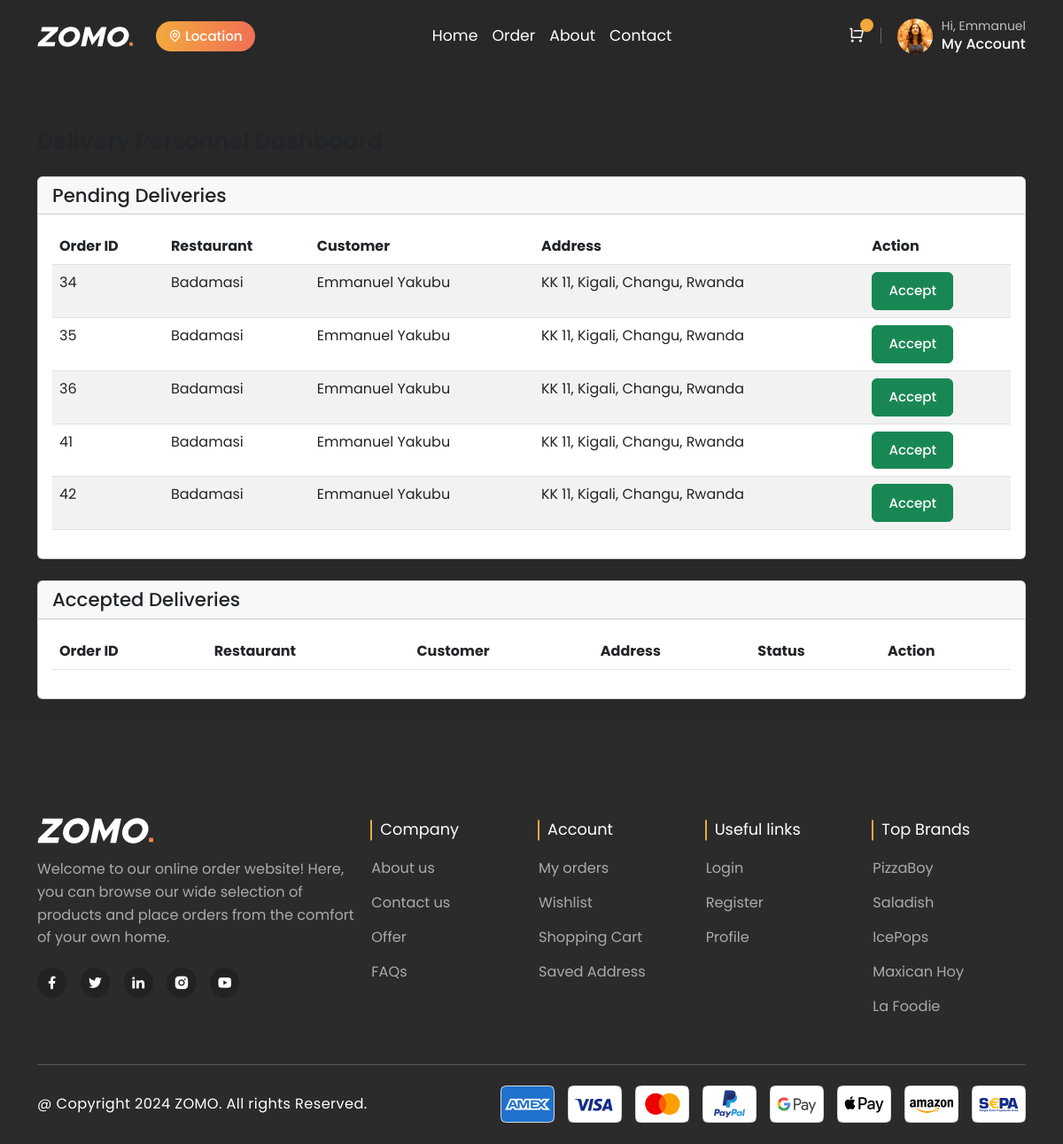
The app's page /delivery/ (signed in), older data.
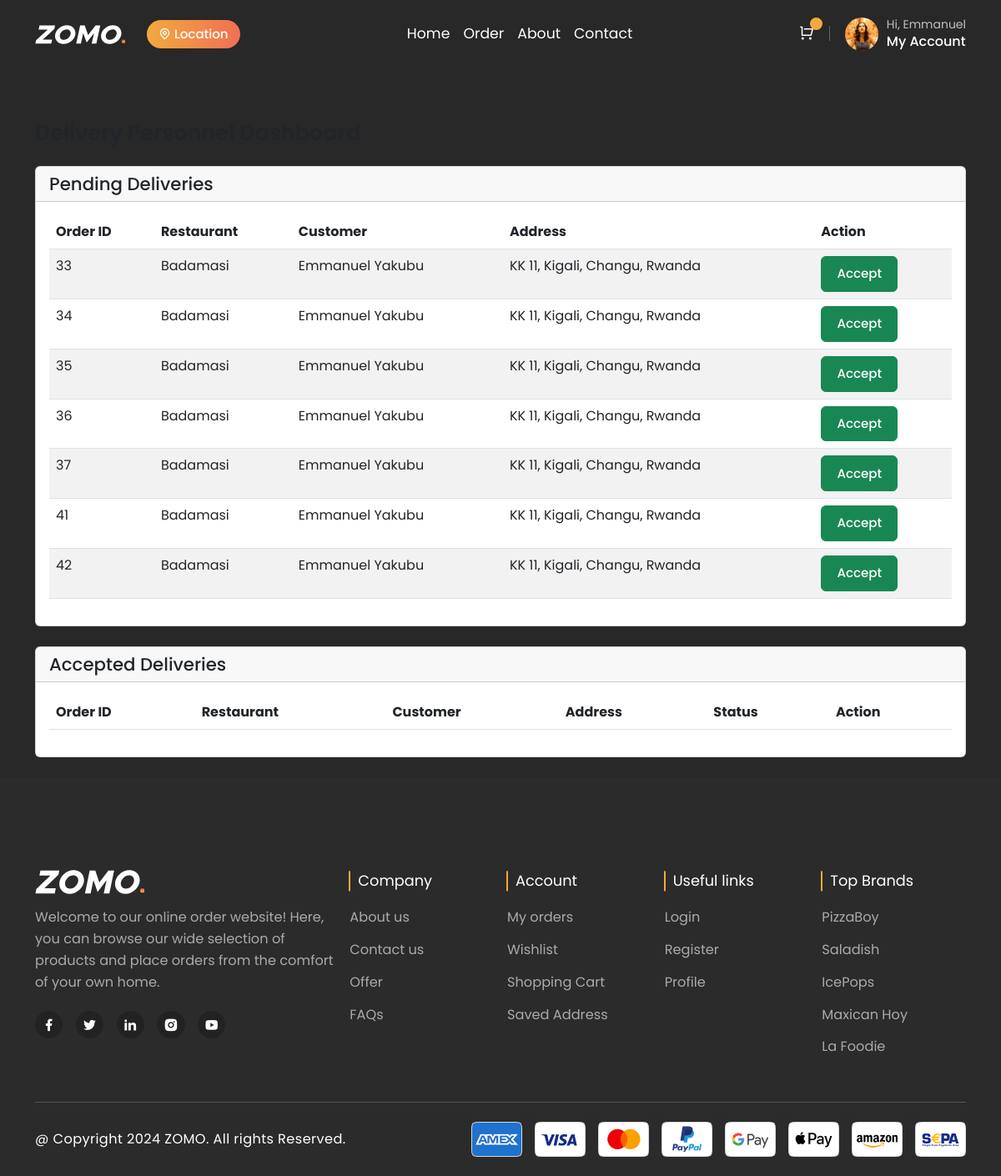
The same page, newer data.
### restaurant/models.py (models this page shows, shortened)
class Order(models.Model):
    STATUS_CHOICES=[
        ('Pending', 'Pending'),
        ('Preparing', 'Preparing'),
        ('Out for delivery', 'Out for delivery'),
        ('Delivered', 'Delivered'),
        ('Cancelled', 'Cancelled'),
        ('Ready for Delivery', 'Ready for Delivery'),
    ]
    PAYMENT_CHOICES=[
        ('Cash', 'Cash'),
        ('Card', 'Card'),
    ]
    user = models.ForeignKey(settings.AUTH_USER_MODEL, on_delete=models.CASCADE, related_name='orders', null=True, blank=True)
    reference = models.CharField(max_length=100, unique=True, blank=True, null=True)
    payment_status = models.BooleanField(default=False)
    restaurant = models.ForeignKey(Restaurant, on_delete=models.CASCADE, related_name='orders', null=True, blank=True)
    items = models.ManyToManyField(MenuItem, related_name='orders')
    total = models.DecimalField(max_digits=6, decimal_places=2)
    order_time = models.DateTimeField(auto_now_add=True)
    delivery_person = models.ForeignKey('delivery.DeliveryPerson', on_delete=models.SET_NULL, related_name='orders', null=True, blank=True)
    delivery_address = models.CharField(max_length=100, blank=True, null=True, default='')
    is_visible_to_restaurant = models.BooleanField(default=False)  # New field
    status = models.CharField(max_length=50, choices=STATUS_CHOICES, default='Pending')
    payment_method = models.CharField(max_length=50, choices=PAYMENT_CHOICES, default='Card')
    payment_status = models.BooleanField(default=False)
    restaurant_otp_code = models.CharField(max_length=6, blank=True, null=True)
    customer_otp_code = models.CharField(max_length=6, blank=True, null=True)

class Restaurant(models.Model):
    name = models.CharField(max_length=100)
    description = models.TextField()
    address = models.ForeignKey('RestaurantAddress', on_delete=models.SET_NULL, null=True, related_name='restaurants', blank=True)
    phone = models.CharField(max_length=20)
    owner = models.ForeignKey(settings.AUTH_USER_MODEL, on_delete=models.CASCADE, related_name='restaurants', null=True, blank=True)
    image = models.ImageField(upload_to='restaurants/', null=True, blank=True)
    rating = models.DecimalField(max_digits=3, decimal_places=2, default=0)
    delivery_time = models.IntegerField(default=30)
    is_open = models.BooleanField(default=True)
    average_cost = models.DecimalField(max_digits=6, decimal_places=2, default=0)

### user/models.py (models this page shows, shortened)
class User(AbstractBaseUser, PermissionsMixin):
    ROLE_CHOICES = [
        ('customer', 'Customer'),
        ('restaurant', 'Restaurant'),
        ('delivery_person', 'Delivery Person'),
    ]
    email = models.EmailField(_('email address'), unique=True)
    first_name = models.CharField(_('first name'), max_length=30, blank=True)
    last_name = models.CharField(_('last name'), max_length=30, blank=True)
    is_active = models.BooleanField(_('active'), default=True)
    is_staff = models.BooleanField(_('staff status'), default=False)
    role = models.CharField(max_length=15, choices=ROLE_CHOICES, default='customer')
    date_joined = models.DateTimeField(_('date joined'), default=timezone.now)
    groups = models.ManyToManyField(Group, related_name='custom_user_set', blank=True)
    user_permissions = models.ManyToManyField(Permission, related_name='custom_user_permissions_set', blank=True)
    phone_number = models.CharField(max_length=15, blank=True)
    objects = UserManager()
    USERNAME_FIELD = 'email'  # Set email as the unique identifier for authentication
    EMAIL_FIELD = 'email'
    REQUIRED_FIELDS = []

### delivery/views.py (the view)
# urls.py: path('delivery/', views.delivery_dashboard, name='delivery_dashboard'),
@login_required
def delivery_dashboard(request):
    try:
        delivery_person = DeliveryPerson.objects.get(user=request.user)
    except DeliveryPerson.DoesNotExist:
        delivery_person = None
    pending_deliveries = Order.objects.filter(status='Ready for Delivery')
    accepted_deliveries = Order.objects.filter(status__in=['Out for delivery', 'Accepted', 'Delivered'], delivery_person=delivery_person)
    context = {
        'pending_deliveries': pending_deliveries,
        'accepted_deliveries': accepted_deliveries,
    }
    return render(request, 'delivery/delivery.html', context)

### delivery/templates/delivery/delivery.html (shortened to what this page needs)
{% extends 'customer/base.html' %}
{% block content %}
<br><br><br><br>
<div class="container mt-5">
    <h2 class="mb-4">Delivery Personnel Dashboard</h2>
    <div class="card mb-4">
        <div class="card-header">
            <h3>Pending Deliveries</h3>
        </div>
        <div class="card-body">
            <table class="table table-striped" id="pending-deliveries-table">
                <thead>
                    <tr>
                        <th>Order ID</th>
                        <th>Restaurant</th>
                        <th>Customer</th>
                        <th>Address</th>
                        <th>Action</th>
                    </tr>
                </thead>
                <tbody>
                    {% for order in pending_deliveries %}
                    <tr id="order-{{ order.id }}">
                        <td>{{ order.id }}</td>
                        <td>{{ order.restaurant.name }}</td>
                        <td>{{ order.user.first_name }} {{order.user.last_name}}</td>
                        <td>{{ order.delivery_address }}</td>
                        <td>
                            <form method="POST" action="{% url 'accept_delivery' order.id %}">
                                <button type="submit" class="btn btn-success">Accept</button>
                            </form>
                        </td>
                    </tr>
                    {% endfor %}
                </tbody>
            </table>
        </div>
    </div>
    <div class="card mb-4">
        <div class="card-header">
            <h3>Accepted Deliveries</h3>
        </div>
        <div class="card-body">
            <table class="table table-striped">
                <thead>
                    <tr>
                        <th>Order ID</th>
                        <th>Restaurant</th>
                        <th>Customer</th>
                        <th>Address</th>
                        <th>Status</th>
                        <th>Action</th>
                    </tr>
                </thead>
            </table>
        </div>
    </div>
</div>
{% endblock %}

Row changes from the older to the newer data that the page shows:
now on this page (row edited): Order: id "33", restaurant.name "Badamasi", user.first_name "Emmanuel", user.last_name "Yakubu", delivery_address "KK 11, Kigali, Changu, Rwanda"
now on this page (row edited): Order: id "37", restaurant.name "Badamasi", user.first_name "Emmanuel", user.last_name "Yakubu", delivery_address "KK 11, Kigali, Changu, Rwanda"
